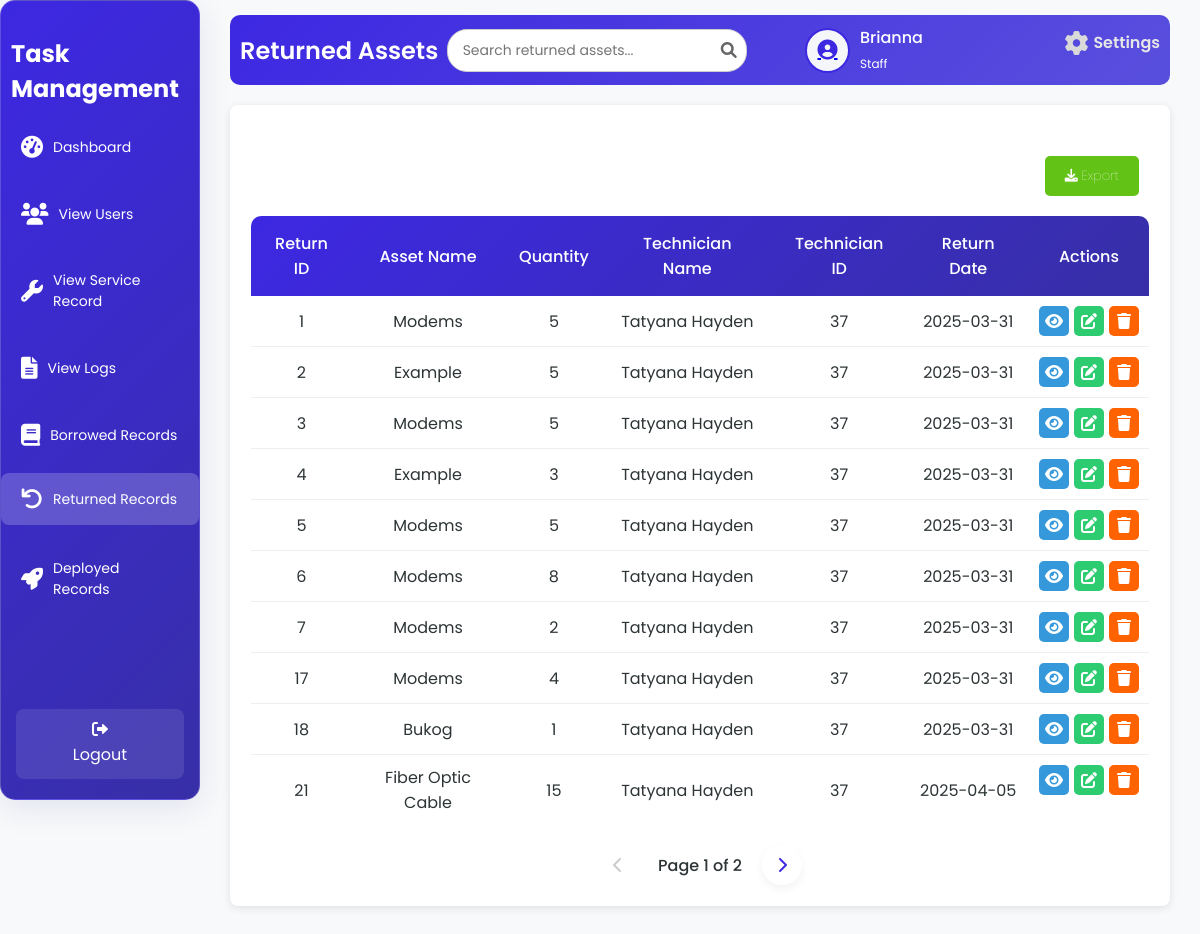
The page /returnT.php (signed in) on the database its author committed.
### tables this page shows
CREATE TABLE `tbl_user` (
  `u_id` int(50) NOT NULL,
  `u_fname` varchar(200) NOT NULL,
  `u_lname` varchar(200) NOT NULL,
  `u_email` varchar(200) NOT NULL,
  `u_username` varchar(200) NOT NULL,
  `u_password` varchar(200) NOT NULL,
  `u_type` varchar(200) NOT NULL,
  `u_status` varchar(200) NOT NULL
);

CREATE TABLE `tbl_returned` (
  `r_id` int(50) NOT NULL,
  `r_assets_name` varchar(200) NOT NULL,
  `r_quantity` int(50) NOT NULL,
  `r_technician_name` varchar(200) NOT NULL,
  `r_technician_id` int(50) NOT NULL,
  `r_date` date NOT NULL
);

### returnT.php (the view, shortened to what this page needs)
<?php
include 'db.php';
$username = $_SESSION['username'];
$firstName = '';
$userType = '';
$avatarPath = $_SESSION['avatarPath'];
if ($conn) {
    $sqlUser = "SELECT u_fname, u_lname, u_type FROM tbl_user WHERE u_username = ?";
    $stmt = $conn->prepare($sqlUser);
    $stmt->bind_param("s", $username);
    $stmt->execute();
    $resultUser = $stmt->get_result();
    if ($resultUser->num_rows > 0) {
        $row = $resultUser->fetch_assoc();
        $firstName = $row['u_fname'];
        $userType = $row['u_type'];
    }
    $limit = 10;
    $page = isset($_GET['page']) ? (int)$_GET['page'] : 1;
    $offset = ($page - 1) * $limit;
    $countQuery = "SELECT COUNT(*) as total FROM tbl_returned";
    $countResult = $conn->query($countQuery);
    $totalRecords = $countResult->fetch_assoc()['total'];
    $totalPages = ceil($totalRecords / $limit);
    $sqlBorrowed = "SELECT r_id, r_assets_name, r_quantity, r_technician_name, r_technician_id, r_date FROM tbl_returned LIMIT ?, ?";
    $stmt = $conn->prepare($sqlBorrowed);
    $stmt->bind_param("ii", $offset, $limit);
    $stmt->execute();
    $resultBorrowed = $stmt->get_result();
} else {
    echo "Database connection failed.";
    exit();
}
?>
<!DOCTYPE html>
<html lang="en">
<head>
    <link rel="stylesheet" href="returnsT.css">
    <link rel="stylesheet" href="https://cdnjs.cloudflare.com/ajax/libs/font-awesome/6.0.0-beta3/css/all.min.css">
</head>
<body>
<div class="wrapper">
<div class="sidebar glass-container">
        <h2>Task Management</h2>
        <ul>
            <li><a href="adminD.php"><i class="fas fa-tachometer-alt"></i> <span>Dashboard</span></a></li>
            <li><a href="viewU.php"><i class="fas fa-users"></i> <span>View Users</span></a></li>
            <li><a href="view_service_record.php"><i class="fas fa-wrench"></i> <span>View Service Record</span></a></li>
            <li><a href="logs.php"><i class="fas fa-file-alt"></i> <span>View Logs</span></a></li>
            <li><a href="borrowedT.php"><i class="fas fa-book"></i> <span>Borrowed Records</span></a></li>
            <li><a href="returnT.php" class="active"><i class="fas fa-undo"></i> <span>Returned Records</span></a></li>
            <li><a href="deployedT.php"><i class="fas fa-rocket"></i> <span>Deployed Records</span></a></li>
        </ul>
        <footer>
           <a href="index.php" class="back-home"><i class="fas fa-sign-out-alt"></i> Logout</a>
        </footer>
    </div>
    <div class="container">
        <div class="upper">
            <h1>Returned Assets</h1>
            <div class="search-container">
                <input type="text" class="search-bar" id="searchInput" placeholder="Search returned assets..." onkeyup="debouncedSearchReturned()">
                <span class="search-icon"><i class="fas fa-search"></i></span>
            </div>
            <div class="user-profile">
                <div class="user-icon">
                    <a href="image.php">
                        <?php
                        $cleanAvatarPath = preg_replace('/\?\d+$/', '', $avatarPath);
                        if (!empty($avatarPath) && file_exists($cleanAvatarPath)) {
                            echo "<img src='" . htmlspecialchars($avatarPath, ENT_QUOTES, 'UTF-8') . "' alt='User Avatar'>";
                        } else {
                            echo "<i class='fas fa-user-circle'></i>";
                        }
                        ?>
                    </a>
                </div>
                <div class="user-details">
                    <span><?php echo htmlspecialchars($firstName, ENT_QUOTES, 'UTF-8'); ?></span>
                    <small><?php echo htmlspecialchars(ucfirst($userType), ENT_QUOTES, 'UTF-8'); ?></small>
                </div>
                <a href="settings.php" class="settings-link">
                    <i class="fas fa-cog"></i>
                    <span>Settings</span>
                </a>
            </div>
        </div>
        <div class="table-box glass-container">
            <div class="action-buttons">
                <button class="action-btn export-btn"><i class="fas fa-download"></i> Export</button>
            </div>
            <table id="returned-assets-table">
                <thead>
                    <tr>
                        <th>Return ID</th>
                        <th>Asset Name</th>
                        <th>Quantity</th>
                        <th>Technician Name</th>
                        <th>Technician ID</th>
                        <th>Return Date</th>
                        <th>Actions</th>
                    </tr>
                </thead>
                <tbody id="tableBody">
                    <?php
                    if ($resultBorrowed && $resultBorrowed->num_rows > 0) {
                        while ($row = $resultBorrowed->fetch_assoc()) {
                            echo "<tr>
                                    <td>{$row['r_id']}</td>
                                    <td>" . htmlspecialchars($row['r_assets_name'], ENT_QUOTES, 'UTF-8') . "</td>
                                    <td>{$row['r_quantity']}</td>
                                    <td>" . htmlspecialchars($row['r_technician_name'], ENT_QUOTES, 'UTF-8') . "</td>
                                    <td>{$row['r_technician_id']}</td>
                                    <td>{$row['r_date']}</td>
                                    <td class='action-buttons'>
                                        <a class='view-btn' onclick=\"showViewModal('{$row['r_id']}', '" . htmlspecialchars($row['r_assets_name'], ENT_QUOTES, 'UTF-8') . "', '{$row['r_quantity']}', '" . htmlspecialchars($row['r_technician_name'], ENT_QUOTES, 'UTF-8') . "', '{$row['r_technician_id']}', '{$row['r_date']}')\" title='View'><i class='fas fa-eye'></i></a>
                                        <a href='editR.php?id={$row['r_id']}' class='edit-btn' title='Edit'><i class='fas fa-edit'></i></a>
                                        <a class='delete-btn' onclick=\"showDeleteModal('{$row['r_id']}', '" . htmlspecialchars($row['r_assets_name'], ENT_QUOTES, 'UTF-8') . "')\" title='Delete'><i class='fas fa-trash'></i></a>
                                    </td>
                                  </tr>";
                        }
                    } else {
                        echo "<tr><td colspan='7' style='text-align: center;'>No returned assets found.</td></tr>";
                    }
                    ?>
                </tbody>
            </table>
            <div class="pagination" id="returned-pagination">
                <?php if ($page > 1): ?>
                    <a href="?page=<?php echo $page - 1; ?>" class="pagination-link"><i class="fas fa-chevron-left"></i></a>
                <?php else: ?>
                    <span class="pagination-link disabled"><i class="fas fa-chevron-left"></i></span>
                <?php endif; ?>
                <span class="current-page">Page <?php echo $page; ?> of <?php echo $totalPages; ?></span>
                <?php if ($page < $totalPages): ?>
                    <a href="?page=<?php echo $page + 1; ?>" class="pagination-link"><i class="fas fa-chevron-right"></i></a>
                <?php else: ?>
                    <span class="pagination-link disabled"><i class="fas fa-chevron-right"></i></span>
                <?php endif; ?>
            </div>
        </div>
    </div>
</div>
</body>
</html>

### rows shown on the page
tbl_user: u_fname "Brianna", u_type "Staff"
tbl_returned: r_id "1", r_assets_name "Modems", r_quantity "5", r_technician_name "Tatyana Hayden", r_technician "37", r_date "2025-03-31"
tbl_returned: r_id "2", r_assets_name "Example", r_quantity "5", r_technician_name "Tatyana Hayden", r_technician "37", r_date "2025-03-31"
tbl_returned: r_id "3", r_assets_name "Modems", r_quantity "5", r_technician_name "Tatyana Hayden", r_technician "37", r_date "2025-03-31"
tbl_returned: r_id "4", r_assets_name "Example", r_quantity "3", r_technician_name "Tatyana Hayden", r_technician "37", r_date "2025-03-31"
tbl_returned: r_id "5", r_assets_name "Modems", r_quantity "5", r_technician_name "Tatyana Hayden", r_technician "37", r_date "2025-03-31"
tbl_returned: r_id "6", r_assets_name "Modems", r_quantity "8", r_technician_name "Tatyana Hayden", r_technician "37", r_date "2025-03-31"
tbl_returned: r_id "7", r_assets_name "Modems", r_quantity "2", r_technician_name "Tatyana Hayden", r_technician "37", r_date "2025-03-31"
tbl_returned: r_id "17", r_assets_name "Modems", r_quantity "4", r_technician_name "Tatyana Hayden", r_technician "37", r_date "2025-03-31"
tbl_returned: r_id "18", r_assets_name "Bukog", r_quantity "1", r_technician_name "Tatyana Hayden", r_technician "37", r_date "2025-03-31"
tbl_returned: r_id "21", r_assets_name "Fiber Optic Cable", r_quantity "15", r_technician_name "Tatyana Hayden", r_technician "37", r_date "2025-04-05"

### other values the page prints
$page "1"
$totalPages "2"
